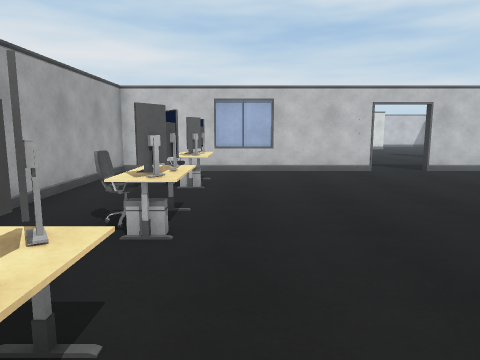
view 1 (above)

15 first-person views from a walk through a Unity game level. The camera is 1.4 m above the floor, tilts 8° down and sees 70° across. The floor is counted in squares, 1 m on a side. Each view is taken from the middle of a square. On the plan, view 1 faces up. The plan holds only what a view shows up to about 15 squares ahead; the rest is blank. The place goes on beyond the plan. The player character is not drawn. Some animated figures are left out.

view 2
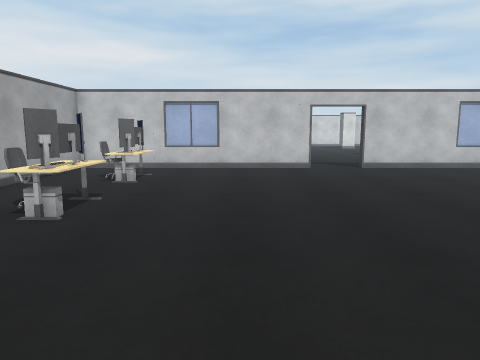

view 3
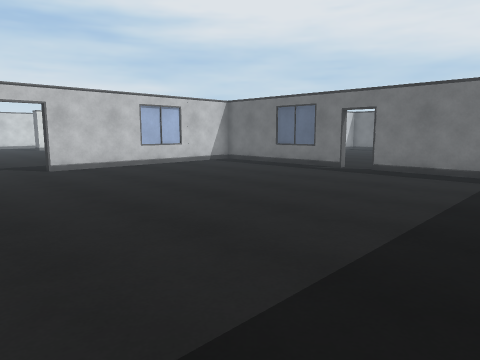

view 4
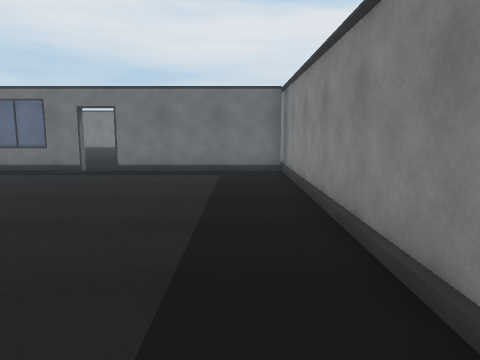

view 5
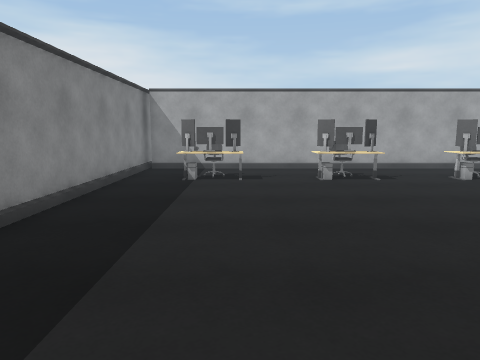

view 6
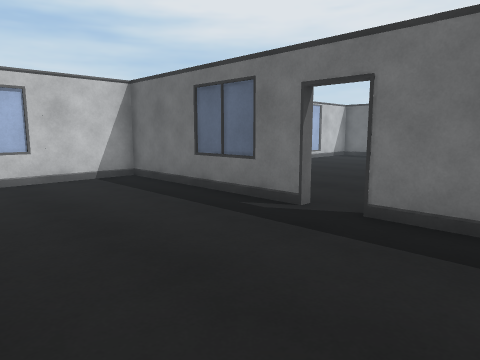

view 7
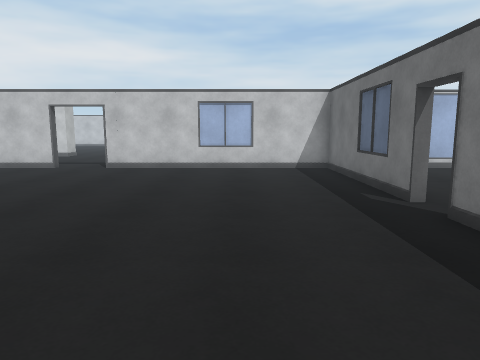

view 8
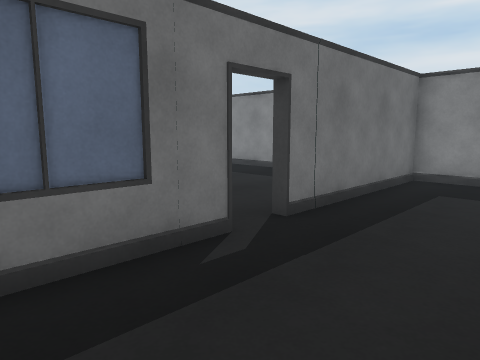

view 9
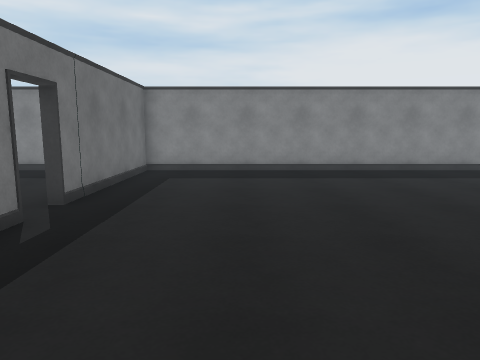

view 10
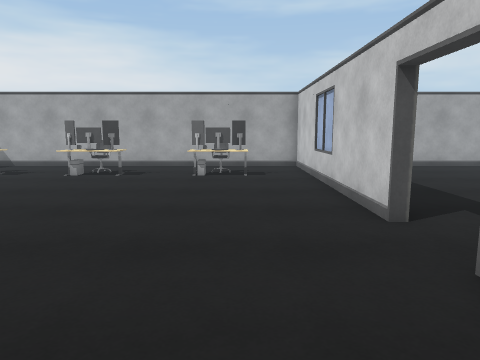

view 11
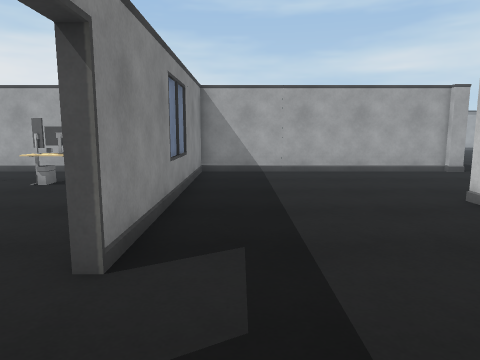

view 12
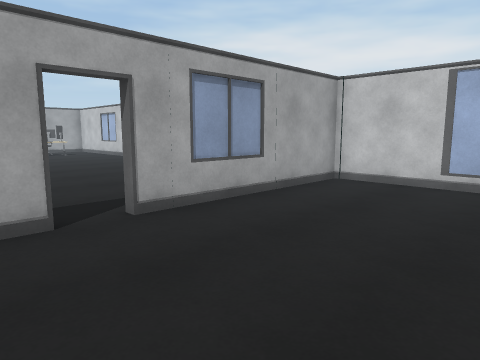

view 13
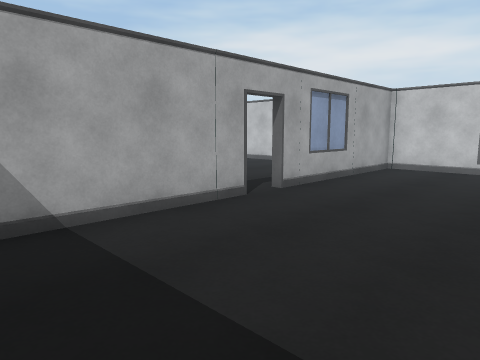

view 14
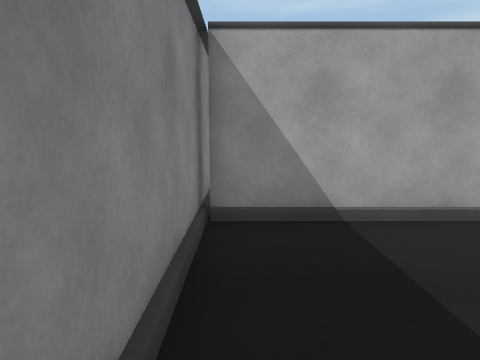

view 15
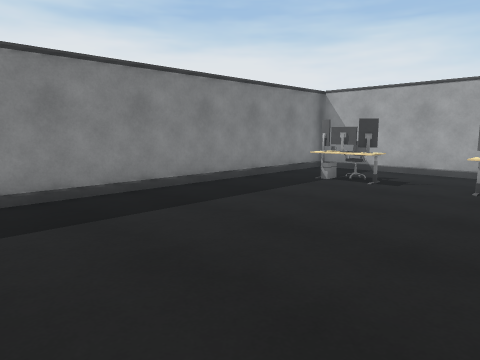

### Floor plan
Points are (right, up) in squares from view 1. A wall is a line through its corners. A room is listed if a view was taken in it or the views show most of it. See-through windows are left out.
Room 1 (views 1, 2, 3, 4, 5, 6, 7, 8, 9, 10, 15)
walls: (4.8, 12.4) (-4.2, 12.4) (-4.2, -1.5); (15.4, 5.6) (15.4, 12.4) (6.8, 12.4); (15.4, -1.5) (15.4, 4.5); (-5.1, -1.6) (16, -1.6)
ways out: opening at (5.5, 12) to room 2; opening at (16, 5) to room 3
objects: chair (-2, 1); other object (-2, 2); chair (-2, 5); other object (-2, 6); chair (-2, 9) to (-2, 10); monitor (-1, 0); monitor (-1, 1); monitor (-1, 2); monitor (-1, 4); monitor (-1, 5); monitor (-1, 6); other object (-1, 8); monitor (-1, 9); monitor (-1, 10); other object (0, 1); other object (0, 5); other object (0, 9)
Room 2 (view 11)
walls: (6.8, 12.4) (6.8, 12.8); (-4.2, 21.4) (-4.2, 12.6) (4.8, 12.6) (4.8, 12.4)
ways out: opening at (5.5, 12) to room 1
objects: pillar (-4, 22); pillar (2, 19)
Room 3 (views 12, 13, 14)
walls: (15.7, 4.5) (15.7, -1.5); (16, -1.6) (21.5, -1.6); (20.4, 12.4) (15.7, 12.4) (15.7, 5.6)
ways out: opening at (16, 5) to room 1

Positions as (right, up) in squares from view 1, and headings:
1: (0, 0), facing up
2: (2, -1), facing up
3: (3, -1), facing up-right
4: (3, 0), facing right
5: (9, 2), facing left
6: (10, 2), facing up-right
7: (12, -1), facing up
8: (12, 9), facing down-right
9: (12, 11), facing down
10: (10, 10), facing left
11: (8, 14), facing left
12: (21, 3), facing up-left
13: (21, -1), facing up-left
14: (21, -1), facing left
15: (8, 6), facing down-left
